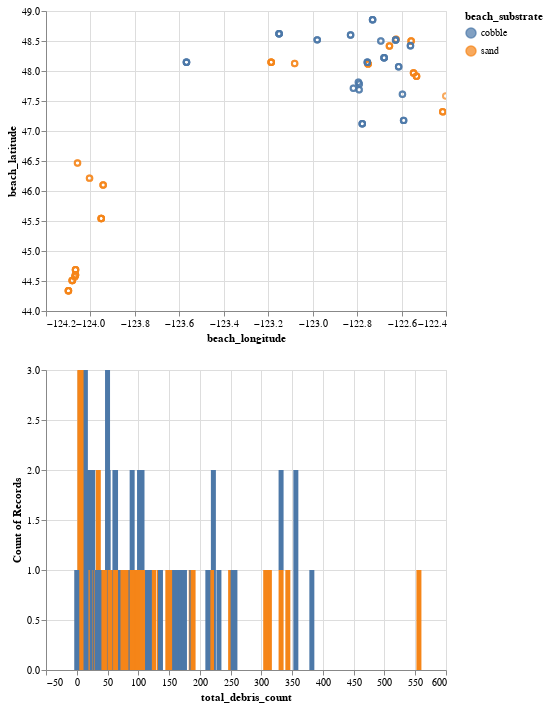

The code cell stored with this chart in its notebook:
### Code cell
brush = alt.selection(type='interval')

points = alt.Chart(df_filtered).mark_point().encode(
    alt.X('beach_longitude:Q', scale=alt.Scale(zero=False)),
    alt.Y('beach_latitude:Q', scale=alt.Scale(zero=False)),
    color=alt.condition(brush, 'beach_substrate:N', alt.value('lightgray')), 
    tooltip=['beach_name:N','avg_debris_density:Q', 'beach_length:O', 'beach_width:N', 'total_debris_count:Q']
).add_selection(
    brush
).interactive()

bars = alt.Chart(df_filtered).mark_bar().encode(
    x='total_debris_count',
    y='count()',
    color='beach_substrate:N',
).transform_filter(
    brush
)

points & bars
